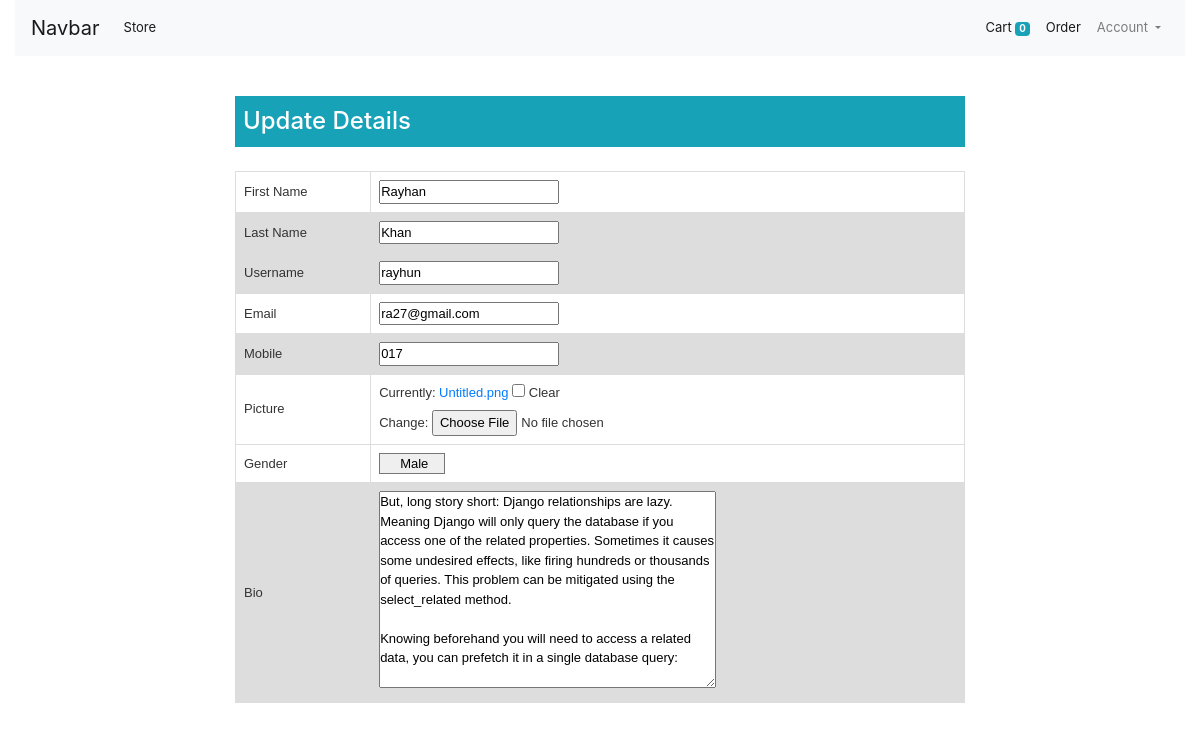
The app's page /profile_update/ (signed in) with its own data.
### store/models/model_customer.py (models this page shows, shortened)
class Customer(models.Model):
    GENDER_CHOICE = [
        ('MALE', 'Male'),
        ('FEMALE', 'Female'),
        ('OTHERS', 'Others'),
    ]
    user = models.OneToOneField(User, null=True, on_delete=models.CASCADE)
    first_name = models.CharField(max_length=50)
    last_name = models.CharField(max_length=50)
    mobile = models.CharField(max_length=50, null=True)
    profile_pic = models.ImageField(null=True, blank=True)
    username = models.CharField(max_length=50)
    email = models.EmailField(max_length=50)
    password = models.CharField(max_length=500)
    bio = models.TextField(null=True, blank=True)
    birth_day = models.CharField(null=True, blank=True, max_length=200)
    gender = models.CharField(
        max_length=6,
        choices = GENDER_CHOICE,
        default='MALE',
        null=True,
    )

### store/views/profile_update.py (the view, shortened to what this page needs)
# urls.py: path('profile_update/',ProfileUpdate.as_view(), name='profile_update'),
class ProfileUpdate(View):
    def get(self, request, *args, **kwargs):
        form = CustomerForm(instance=Customer.objects.filter(
            pk=request.session.get('customer_id')).first())
        return render(request, 'profile_update.html',{'form':form})

### store/views/forms.py
class CustomerForm(ModelForm):
    class Meta:
        model = Customer
        fields = '__all__'
        exclude = ['user']

### store/templates/profile_update.html (shortened to what this page needs)
{% extends 'base.html' %}
{% load static %}
{% block content %}
<div class="container">
<div class="row">
  <div class="col-lg-8 m-auto">
    <form action="" method="POST" enctype="multipart/form-data">
        <table>
            <tr>
              <td>First Name</td>
              <td>{{ form.first_name }}</td>
            </tr>
            <tr>
              <td>Last Name</td>
              <td>{{ form.last_name }}</td>
            </tr>
            <tr>
            <tr>
              <td>Username</td>
              <td>{{ form.username }}</td>
            </tr>
            <tr>
              <td>Email</td>
              <td>{{ form.email }}</td>
            </tr>
            <tr>
              <td>Mobile</td>
              <td>{{ form.mobile }}</td>
            </tr>
            <tr>
              <td>Picture</td>
              <td>{{ form.profile_pic }}</td>
            </tr>
            <tr>
              <td>Gender</td>
              <td>{{ form.gender }}</td>
            </tr>
            <tr>
              <td>Bio</td>
              <td>{{ form.bio }}</td>
            </tr>
              <button type="submit" href="{% url 'profile' %}" class="btn-info btn-block text-white py-2 pl-2 mb-4 h4 text-justify">
                Update Details
              </button>
            </table>
    </form>
  </div>
</div>
</div>
{% endblock %}

### static/css/style.css (style rules this page uses)
* { margin: 0; padding: 0; outline: 0; }
.btn-info { padding-right: 25px; }
select { -moz-appearance: none; -webkit-appearance: none; cursor: pointer; padding-left: 20px; }
button { border: none; width: 164px; height: 51px; margin: auto; margin-top: 40px; cursor: pointer; display: flex; align-items: center; justify-content: center; padding: 0; background: #333; font-size: 15px; color: #fff; vertical-align: middle; -webkit-transform: perspective(1px) translateZ(0); transform: perspective(1px) translateZ(0); -webkit-transition-duration: 0.3s; transition-duration: 0.3s; }
body { color: #333; font-size: 13px; margin: 0; }

### store/templates/profile_update.html (style rules this page uses)
table { font-family: arial, sans-serif; border-collapse: collapse; width: 100%; }
td, th { border: 1px solid #dddddd; text-align: left; padding: 8px; }
tr:nth-child(even) { background-color: #dddddd; }

### records on screen
Customer: first_name "Rayhan", last_name "Khan", username "rayhun", email "ra27@gmail.com", mobile "017", gender "Male", bio "But, long story short: Django relationships are lazy. Meaning Django will only query the database if you access one of the related properties. Sometimes it causes some undesired effects, like firing hundreds or thousands of queries. This problem can be mitigated using the select_related method. Knowing beforehand you will need to access a related data, you can prefetch it in a single database query:"

### other values on screen
{{ request.session.cart.keys|length }} "0"
